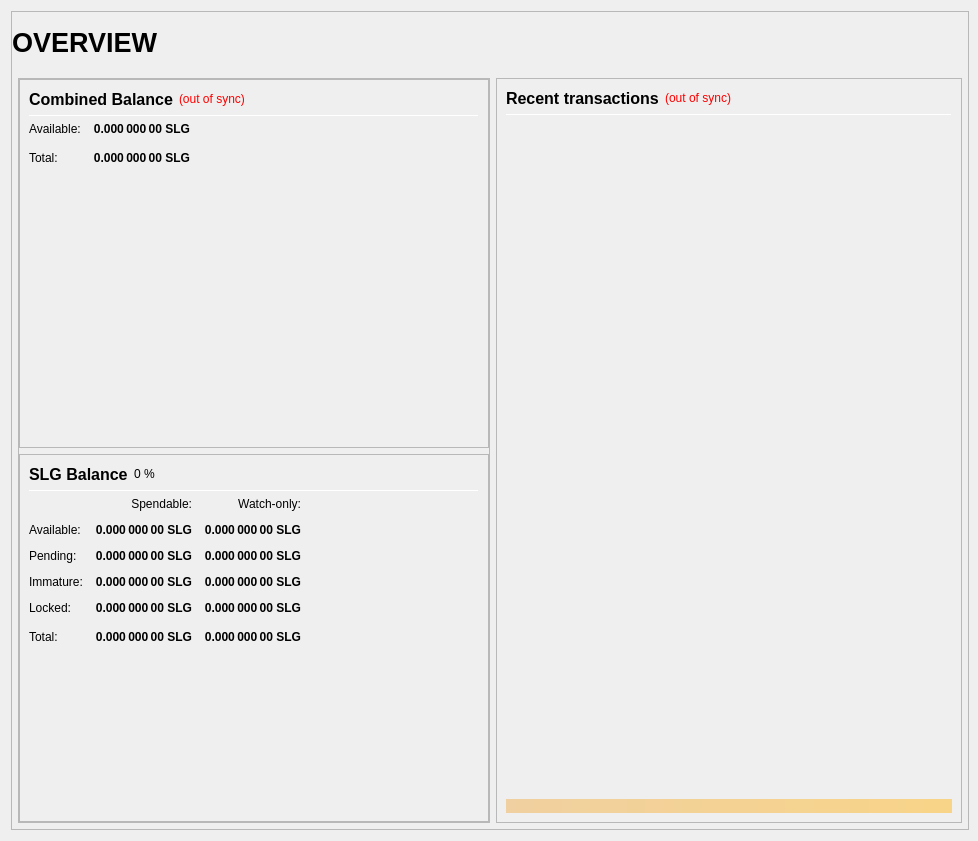
<?xml version="1.0" encoding="UTF-8"?>
<ui version="4.0">
 <class>OverviewPage</class>
 <widget class="QWidget" name="OverviewPage">
  <property name="geometry">
   <rect>
    <x>0</x>
    <y>0</y>
    <width>978</width>
    <height>841</height>
   </rect>
  </property>
  <property name="minimumSize">
   <size>
    <width>960</width>
    <height>682</height>
   </size>
  </property>
  <property name="windowTitle">
   <string>Form</string>
  </property>
  <layout class="QVBoxLayout" name="topLayout" stretch="1">
   <property name="rightMargin">
    <number>9</number>
   </property>
   <item>
    <widget class="QFrame" name="frame_BG">
     <property name="minimumSize">
      <size>
       <width>850</width>
       <height>610</height>
      </size>
     </property>
     <property name="maximumSize">
      <size>
       <width>16777215</width>
       <height>16777215</height>
      </size>
     </property>
     <property name="frameShape">
      <enum>QFrame::StyledPanel</enum>
     </property>
     <property name="frameShadow">
      <enum>QFrame::Raised</enum>
     </property>
     <layout class="QVBoxLayout" name="verticalLayout_3" stretch="1">
      <property name="leftMargin">
       <number>0</number>
      </property>
      <property name="topMargin">
       <number>0</number>
      </property>
      <property name="rightMargin">
       <number>0</number>
      </property>
      <property name="bottomMargin">
       <number>6</number>
      </property>
      <item>
       <layout class="QVBoxLayout" name="verticalLayout_Master" stretch="0,1">
        <property name="leftMargin">
         <number>0</number>
        </property>
        <property name="topMargin">
         <number>0</number>
        </property>
        <property name="rightMargin">
         <number>0</number>
        </property>
        <property name="bottomMargin">
         <number>0</number>
        </property>
        <item>
         <widget class="QFrame" name="frame_Header">
          <layout class="QVBoxLayout" name="verticalLayout_Header" stretch="0">
           <property name="leftMargin">
            <number>0</number>
           </property>
           <property name="topMargin">
            <number>0</number>
           </property>
           <property name="rightMargin">
            <number>0</number>
           </property>
           <property name="bottomMargin">
            <number>0</number>
           </property>
           <item>
            <layout class="QHBoxLayout" name="horizontalLayout_Header" stretch="1,0,1">
             <property name="spacing">
              <number>6</number>
             </property>
             <item>
              <widget class="QLabel" name="labelOverviewHeaderLeft">
               <property name="minimumSize">
                <size>
                 <width>464</width>
                 <height>60</height>
                </size>
               </property>
               <property name="maximumSize">
                <size>
                 <width>16777215</width>
                 <height>60</height>
                </size>
               </property>
               <property name="font">
                <font>
                 <pointsize>20</pointsize>
                 <weight>75</weight>
                 <bold>true</bold>
                </font>
               </property>
               <property name="text">
                <string>OVERVIEW</string>
               </property>
               <property name="alignment">
                <set>Qt::AlignLeading|Qt::AlignLeft|Qt::AlignVCenter</set>
               </property>
              </widget>
             </item>
             <item>
              <spacer name="horizontalSpacer_Header">
               <property name="orientation">
                <enum>Qt::Horizontal</enum>
               </property>
               <property name="sizeHint" stdset="0">
                <size>
                 <width>40</width>
                 <height>20</height>
                </size>
               </property>
              </spacer>
             </item>
             <item>
              <widget class="QLabel" name="labelOverviewHeaderRight">
               <property name="minimumSize">
                <size>
                 <width>464</width>
                 <height>60</height>
                </size>
               </property>
               <property name="maximumSize">
                <size>
                 <width>16777215</width>
                 <height>60</height>
                </size>
               </property>
               <property name="font">
                <font>
                 <pointsize>14</pointsize>
                </font>
               </property>
               <property name="text">
                <string/>
               </property>
               <property name="alignment">
                <set>Qt::AlignRight|Qt::AlignTrailing|Qt::AlignVCenter</set>
               </property>
              </widget>
             </item>
            </layout>
           </item>
          </layout>
         </widget>
        </item>
        <item>
         <widget class="QFrame" name="frame_Content">
          <layout class="QVBoxLayout" name="verticalLayout_Content">
           <property name="leftMargin">
            <number>6</number>
           </property>
           <property name="topMargin">
            <number>0</number>
           </property>
           <property name="rightMargin">
            <number>6</number>
           </property>
           <property name="bottomMargin">
            <number>0</number>
           </property>
           <item>
            <layout class="QHBoxLayout" name="horizontalLayout_Content" stretch="1,1">
             <property name="spacing">
              <number>6</number>
             </property>
             <item>
              <layout class="QVBoxLayout" name="verticalLayout_left" stretch="1">
               <item>
                <widget class="QFrame" name="frameObfuscation">
                 <property name="minimumSize">
                  <size>
                   <width>0</width>
                   <height>0</height>
                  </size>
                 </property>
                 <property name="frameShape">
                  <enum>QFrame::StyledPanel</enum>
                 </property>
                 <property name="frameShadow">
                  <enum>QFrame::Raised</enum>
                 </property>
                 <layout class="QVBoxLayout" name="verticalLayout" stretch="0,0">
                  <property name="leftMargin">
                   <number>0</number>
                  </property>
                  <property name="topMargin">
                   <number>0</number>
                  </property>
                  <property name="rightMargin">
                   <number>0</number>
                  </property>
                  <property name="bottomMargin">
                   <number>0</number>
                  </property>
                  <item>
                   <widget class="QFrame" name="frame_CombinedBalances">
                    <property name="minimumSize">
                     <size>
                      <width>470</width>
                      <height>0</height>
                     </size>
                    </property>
                    <property name="frameShape">
                     <enum>QFrame::StyledPanel</enum>
                    </property>
                    <property name="frameShadow">
                     <enum>QFrame::Raised</enum>
                    </property>
                    <layout class="QVBoxLayout" name="verticalLayout_5">
                     <item>
                      <layout class="QHBoxLayout" name="horizontalLayout_5" stretch="0,0,0">
                       <item>
                        <widget class="QLabel" name="label_5z">
                         <property name="minimumSize">
                          <size>
                           <width>0</width>
                           <height>20</height>
                          </size>
                         </property>
                         <property name="font">
                          <font>
                           <pointsize>12</pointsize>
                           <weight>75</weight>
                           <bold>true</bold>
                          </font>
                         </property>
                         <property name="toolTip">
                          <string>Combined Balance (including unconfirmed and immature coins)</string>
                         </property>
                         <property name="text">
                          <string>Combined Balance</string>
                         </property>
                        </widget>
                       </item>
                       <item>
                        <widget class="QLabel" name="labelWalletStatus">
                         <property name="cursor">
                          <cursorShape>WhatsThisCursor</cursorShape>
                         </property>
                         <property name="toolTip">
                          <string>The displayed information may be out of date. Your wallet automatically synchronizes with the Sterlingcoin network after a connection is established, but this process has not completed yet.</string>
                         </property>
                         <property name="styleSheet">
                          <string notr="true">QLabel { color: red; }</string>
                         </property>
                         <property name="text">
                          <string notr="true">(out of sync)</string>
                         </property>
                         <property name="alignment">
                          <set>Qt::AlignLeading|Qt::AlignLeft|Qt::AlignVCenter</set>
                         </property>
                        </widget>
                       </item>
                       <item>
                        <spacer name="horizontalSpacer_1">
                         <property name="orientation">
                          <enum>Qt::Horizontal</enum>
                         </property>
                         <property name="sizeHint" stdset="0">
                          <size>
                           <width>40</width>
                           <height>20</height>
                          </size>
                         </property>
                        </spacer>
                       </item>
                      </layout>
                     </item>
                     <item>
                      <widget class="Line" name="line_CombinedBalance">
                       <property name="minimumSize">
                        <size>
                         <width>0</width>
                         <height>1</height>
                        </size>
                       </property>
                       <property name="maximumSize">
                        <size>
                         <width>16777215</width>
                         <height>1</height>
                        </size>
                       </property>
                       <property name="orientation">
                        <enum>Qt::Horizontal</enum>
                       </property>
                      </widget>
                     </item>
                     <item>
                      <layout class="QGridLayout" name="gridLayout_3">
                       <property name="spacing">
                        <number>12</number>
                       </property>
                       <item row="1" column="0">
                        <widget class="QLabel" name="labelBalanceTextz">
                         <property name="text">
                          <string>Available:</string>
                         </property>
                        </widget>
                       </item>
                       <item row="1" column="1">
                        <widget class="QLabel" name="labelBalancez">
                         <property name="font">
                          <font>
                           <weight>75</weight>
                           <bold>true</bold>
                          </font>
                         </property>
                         <property name="cursor">
                          <cursorShape>IBeamCursor</cursorShape>
                         </property>
                         <property name="toolTip">
                          <string>Your current spendable balance</string>
                         </property>
                         <property name="text">
                          <string notr="true">0.000 000 00 SLG</string>
                         </property>
                         <property name="alignment">
                          <set>Qt::AlignRight|Qt::AlignTrailing|Qt::AlignVCenter</set>
                         </property>
                         <property name="textInteractionFlags">
                          <set>Qt::LinksAccessibleByMouse|Qt::TextSelectableByKeyboard|Qt::TextSelectableByMouse</set>
                         </property>
                        </widget>
                       </item>
                       <item row="2" column="0">
                        <widget class="QLabel" name="labelTotalTextz">
                         <property name="text">
                          <string>Total:</string>
                         </property>
                        </widget>
                       </item>
                       <item row="2" column="1">
                        <widget class="QLabel" name="labelTotalz">
                         <property name="font">
                          <font>
                           <weight>75</weight>
                           <bold>true</bold>
                          </font>
                         </property>
                         <property name="cursor">
                          <cursorShape>IBeamCursor</cursorShape>
                         </property>
                         <property name="toolTip">
                          <string>Total Balance, including all unavailable coins.</string>
                         </property>
                         <property name="text">
                          <string notr="true">0.000 000 00 SLG</string>
                         </property>
                         <property name="alignment">
                          <set>Qt::AlignRight|Qt::AlignTrailing|Qt::AlignVCenter</set>
                         </property>
                         <property name="textInteractionFlags">
                          <set>Qt::LinksAccessibleByMouse|Qt::TextSelectableByKeyboard|Qt::TextSelectableByMouse</set>
                         </property>
                        </widget>
                       </item>
                       <item row="2" column="3">
                        <spacer name="horizontalSpacer_2">
                         <property name="orientation">
                          <enum>Qt::Horizontal</enum>
                         </property>
                         <property name="sizeHint" stdset="0">
                          <size>
                           <width>40</width>
                           <height>20</height>
                          </size>
                         </property>
                        </spacer>
                       </item>
                      </layout>
                     </item>
                     <item>
                      <spacer name="verticalSpacer_1">
                       <property name="orientation">
                        <enum>Qt::Vertical</enum>
                       </property>
                       <property name="sizeHint" stdset="0">
                        <size>
                         <width>20</width>
                         <height>40</height>
                        </size>
                       </property>
                      </spacer>
                     </item>
                    </layout>
                   </widget>
                  </item>
                  <item>
                   <widget class="QFrame" name="frame_Balances">
                    <property name="frameShape">
                     <enum>QFrame::StyledPanel</enum>
                    </property>
                    <property name="frameShadow">
                     <enum>QFrame::Raised</enum>
                    </property>
                    <layout class="QVBoxLayout" name="verticalLayout_4">
                     <item>
                      <layout class="QHBoxLayout" name="horizontalLayout_4">
                       <item>
                        <widget class="QLabel" name="label_5">
                         <property name="minimumSize">
                          <size>
                           <width>0</width>
                           <height>20</height>
                          </size>
                         </property>
                         <property name="font">
                          <font>
                           <pointsize>12</pointsize>
                           <weight>75</weight>
                           <bold>true</bold>
                          </font>
                         </property>
                         <property name="text">
                          <string>SLG Balance</string>
                         </property>
                        </widget>
                       </item>
                       <item>
                        <widget class="QLabel" name="labelPIVPercent">
                         <property name="text">
                          <string notr="true">0 %</string>
                         </property>
                        </widget>
                       </item>
                       <item>
                        <spacer name="horizontalSpacer_3">
                         <property name="orientation">
                          <enum>Qt::Horizontal</enum>
                         </property>
                         <property name="sizeHint" stdset="0">
                          <size>
                           <width>40</width>
                           <height>20</height>
                          </size>
                         </property>
                        </spacer>
                       </item>
                      </layout>
                     </item>
                     <item>
                      <widget class="Line" name="line_Balance">
                       <property name="minimumSize">
                        <size>
                         <width>0</width>
                         <height>1</height>
                        </size>
                       </property>
                       <property name="maximumSize">
                        <size>
                         <width>16777215</width>
                         <height>1</height>
                        </size>
                       </property>
                       <property name="orientation">
                        <enum>Qt::Horizontal</enum>
                       </property>
                      </widget>
                     </item>
                     <item>
                      <layout class="QGridLayout" name="gridLayout">
                       <property name="spacing">
                        <number>12</number>
                       </property>
                       <item row="0" column="1">
                        <widget class="QLabel" name="labelSpendable">
                         <property name="text">
                          <string>Spendable:</string>
                         </property>
                         <property name="alignment">
                          <set>Qt::AlignRight|Qt::AlignTrailing|Qt::AlignVCenter</set>
                         </property>
                        </widget>
                       </item>
                       <item row="0" column="2">
                        <widget class="QLabel" name="labelWatchonly">
                         <property name="text">
                          <string>Watch-only:</string>
                         </property>
                         <property name="alignment">
                          <set>Qt::AlignRight|Qt::AlignTrailing|Qt::AlignVCenter</set>
                         </property>
                        </widget>
                       </item>
                       <item row="1" column="0">
                        <widget class="QLabel" name="labelBalanceText">
                         <property name="text">
                          <string>Available:</string>
                         </property>
                        </widget>
                       </item>
                       <item row="1" column="1">
                        <widget class="QLabel" name="labelBalance">
                         <property name="font">
                          <font>
                           <weight>75</weight>
                           <bold>true</bold>
                          </font>
                         </property>
                         <property name="cursor">
                          <cursorShape>IBeamCursor</cursorShape>
                         </property>
                         <property name="toolTip">
                          <string>Your current spendable balance</string>
                         </property>
                         <property name="text">
                          <string notr="true">0.000 000 00 SLG</string>
                         </property>
                         <property name="alignment">
                          <set>Qt::AlignRight|Qt::AlignTrailing|Qt::AlignVCenter</set>
                         </property>
                         <property name="textInteractionFlags">
                          <set>Qt::LinksAccessibleByMouse|Qt::TextSelectableByKeyboard|Qt::TextSelectableByMouse</set>
                         </property>
                        </widget>
                       </item>
                       <item row="1" column="2">
                        <widget class="QLabel" name="labelWatchAvailable">
                         <property name="font">
                          <font>
                           <weight>75</weight>
                           <bold>true</bold>
                          </font>
                         </property>
                         <property name="cursor">
                          <cursorShape>IBeamCursor</cursorShape>
                         </property>
                         <property name="toolTip">
                          <string>Your current balance in watch-only addresses</string>
                         </property>
                         <property name="text">
                          <string notr="true">0.000 000 00 SLG</string>
                         </property>
                         <property name="alignment">
                          <set>Qt::AlignRight|Qt::AlignTrailing|Qt::AlignVCenter</set>
                         </property>
                         <property name="textInteractionFlags">
                          <set>Qt::LinksAccessibleByMouse|Qt::TextSelectableByKeyboard|Qt::TextSelectableByMouse</set>
                         </property>
                        </widget>
                       </item>
                       <item row="2" column="0">
                        <widget class="QLabel" name="labelPendingText">
                         <property name="text">
                          <string>Pending:</string>
                         </property>
                        </widget>
                       </item>
                       <item row="2" column="1">
                        <widget class="QLabel" name="labelUnconfirmed">
                         <property name="font">
                          <font>
                           <weight>75</weight>
                           <bold>true</bold>
                          </font>
                         </property>
                         <property name="cursor">
                          <cursorShape>IBeamCursor</cursorShape>
                         </property>
                         <property name="toolTip">
                          <string>Total of transactions that have yet to be confirmed, and do not yet count toward the spendable balance</string>
                         </property>
                         <property name="text">
                          <string notr="true">0.000 000 00 SLG</string>
                         </property>
                         <property name="alignment">
                          <set>Qt::AlignRight|Qt::AlignTrailing|Qt::AlignVCenter</set>
                         </property>
                         <property name="textInteractionFlags">
                          <set>Qt::LinksAccessibleByMouse|Qt::TextSelectableByKeyboard|Qt::TextSelectableByMouse</set>
                         </property>
                        </widget>
                       </item>
                       <item row="2" column="2">
                        <widget class="QLabel" name="labelWatchPending">
                         <property name="font">
                          <font>
                           <weight>75</weight>
                           <bold>true</bold>
                          </font>
                         </property>
                         <property name="cursor">
                          <cursorShape>IBeamCursor</cursorShape>
                         </property>
                         <property name="toolTip">
                          <string>Unconfirmed transactions to watch-only addresses</string>
                         </property>
                         <property name="text">
                          <string notr="true">0.000 000 00 SLG</string>
                         </property>
                         <property name="alignment">
                          <set>Qt::AlignRight|Qt::AlignTrailing|Qt::AlignVCenter</set>
                         </property>
                         <property name="textInteractionFlags">
                          <set>Qt::LinksAccessibleByMouse|Qt::TextSelectableByKeyboard|Qt::TextSelectableByMouse</set>
                         </property>
                        </widget>
                       </item>
                       <item row="3" column="0">
                        <widget class="QLabel" name="labelImmatureText">
                         <property name="text">
                          <string>Immature:</string>
                         </property>
                        </widget>
                       </item>
                       <item row="3" column="1">
                        <widget class="QLabel" name="labelImmature">
                         <property name="font">
                          <font>
                           <weight>75</weight>
                           <bold>true</bold>
                          </font>
                         </property>
                         <property name="cursor">
                          <cursorShape>IBeamCursor</cursorShape>
                         </property>
                         <property name="toolTip">
                          <string>Staked or masternode rewards that has not yet matured</string>
                         </property>
                         <property name="text">
                          <string notr="true">0.000 000 00 SLG</string>
                         </property>
                         <property name="alignment">
                          <set>Qt::AlignRight|Qt::AlignTrailing|Qt::AlignVCenter</set>
                         </property>
                         <property name="textInteractionFlags">
                          <set>Qt::LinksAccessibleByMouse|Qt::TextSelectableByKeyboard|Qt::TextSelectableByMouse</set>
                         </property>
                        </widget>
                       </item>
                       <item row="3" column="2">
                        <widget class="QLabel" name="labelWatchImmature">
                         <property name="font">
                          <font>
                           <weight>75</weight>
                           <bold>true</bold>
                          </font>
                         </property>
                         <property name="cursor">
                          <cursorShape>IBeamCursor</cursorShape>
                         </property>
                         <property name="toolTip">
                          <string>Staked or masternode rewards in watch-only addresses that has not yet matured</string>
                         </property>
                         <property name="text">
                          <string notr="true">0.000 000 00 SLG</string>
                         </property>
                         <property name="alignment">
                          <set>Qt::AlignRight|Qt::AlignTrailing|Qt::AlignVCenter</set>
                         </property>
                         <property name="textInteractionFlags">
                          <set>Qt::LinksAccessibleByMouse|Qt::TextSelectableByKeyboard|Qt::TextSelectableByMouse</set>
                         </property>
                        </widget>
                       </item>
                       <item row="4" column="0">
                        <widget class="QLabel" name="labelLockedBalanceText">
                         <property name="toolTip">
                          <string>Locked SLG or Masternode collaterals. These are excluded from zSLG minting.</string>
                         </property>
                         <property name="text">
                          <string>Locked:</string>
                         </property>
                        </widget>
                       </item>
                       <item row="4" column="1">
                        <widget class="QLabel" name="labelLockedBalance">
                         <property name="font">
                          <font>
                           <weight>75</weight>
                           <bold>true</bold>
                          </font>
                         </property>
                         <property name="cursor">
                          <cursorShape>IBeamCursor</cursorShape>
                         </property>
                         <property name="toolTip">
                          <string>Locked SLG or Masternode collaterals. These are excluded from zSLG minting.</string>
                         </property>
                         <property name="text">
                          <string notr="true">0.000 000 00 SLG</string>
                         </property>
                         <property name="alignment">
                          <set>Qt::AlignRight|Qt::AlignTrailing|Qt::AlignVCenter</set>
                         </property>
                         <property name="textInteractionFlags">
                          <set>Qt::LinksAccessibleByMouse|Qt::TextSelectableByKeyboard|Qt::TextSelectableByMouse</set>
                         </property>
                        </widget>
                       </item>
                       <item row="4" column="2">
                        <widget class="QLabel" name="labelWatchLocked">
                         <property name="font">
                          <font>
                           <weight>75</weight>
                           <bold>true</bold>
                          </font>
                         </property>
                         <property name="cursor">
                          <cursorShape>IBeamCursor</cursorShape>
                         </property>
                         <property name="toolTip">
                          <string>Current locked balance in watch-only addresses</string>
                         </property>
                         <property name="text">
                          <string notr="true">0.000 000 00 SLG</string>
                         </property>
                         <property name="alignment">
                          <set>Qt::AlignRight|Qt::AlignTrailing|Qt::AlignVCenter</set>
                         </property>
                         <property name="textInteractionFlags">
                          <set>Qt::LinksAccessibleByMouse|Qt::TextSelectableByKeyboard|Qt::TextSelectableByMouse</set>
                         </property>
                        </widget>
                       </item>
                       <item row="5" column="0">
                        <widget class="QLabel" name="labelTotalText">
                         <property name="toolTip">
                          <string>Your current balance, unconfirmed and immature transactions included</string>
                         </property>
                         <property name="text">
                          <string>Total:</string>
                         </property>
                        </widget>
                       </item>
                       <item row="5" column="1">
                        <widget class="QLabel" name="labelTotal">
                         <property name="font">
                          <font>
                           <weight>75</weight>
                           <bold>true</bold>
                          </font>
                         </property>
                         <property name="cursor">
                          <cursorShape>IBeamCursor</cursorShape>
                         </property>
                         <property name="toolTip">
                          <string>Your current balance, unconfirmed and immature transactions included</string>
                         </property>
                         <property name="text">
                          <string notr="true">0.000 000 00 SLG</string>
                         </property>
                         <property name="alignment">
                          <set>Qt::AlignRight|Qt::AlignTrailing|Qt::AlignVCenter</set>
                         </property>
                         <property name="textInteractionFlags">
                          <set>Qt::LinksAccessibleByMouse|Qt::TextSelectableByKeyboard|Qt::TextSelectableByMouse</set>
                         </property>
                        </widget>
                       </item>
                       <item row="5" column="2">
                        <widget class="QLabel" name="labelWatchTotal">
                         <property name="font">
                          <font>
                           <weight>75</weight>
                           <bold>true</bold>
                          </font>
                         </property>
                         <property name="cursor">
                          <cursorShape>IBeamCursor</cursorShape>
                         </property>
                         <property name="toolTip">
                          <string>Current total balance in watch-only addresses</string>
                         </property>
                         <property name="text">
                          <string notr="true">0.000 000 00 SLG</string>
                         </property>
                         <property name="alignment">
                          <set>Qt::AlignRight|Qt::AlignTrailing|Qt::AlignVCenter</set>
                         </property>
                         <property name="textInteractionFlags">
                          <set>Qt::LinksAccessibleByMouse|Qt::TextSelectableByKeyboard|Qt::TextSelectableByMouse</set>
                         </property>
                        </widget>
                       </item>
                       <item row="5" column="3">
                        <spacer name="horizontalSpacer_9">
                         <property name="orientation">
                          <enum>Qt::Horizontal</enum>
                         </property>
                         <property name="sizeHint" stdset="0">
                          <size>
                           <width>40</width>
                           <height>20</height>
                          </size>
                         </property>
                        </spacer>
                       </item>
                      </layout>
                     </item>
                     <item>
                      <spacer name="verticalSpacer_3">
                       <property name="orientation">
                        <enum>Qt::Vertical</enum>
                       </property>
                       <property name="sizeHint" stdset="0">
                        <size>
                         <width>20</width>
                         <height>40</height>
                        </size>
                       </property>
                      </spacer>
                     </item>
                    </layout>
                   </widget>
                  </item>
                 </layout>
                </widget>
               </item>
              </layout>
             </item>
             <item>
              <layout class="QVBoxLayout" name="verticalLayout_right" stretch="1">
               <item>
                <widget class="QFrame" name="frame_RecentTransactions">
                 <property name="minimumSize">
                  <size>
                   <width>0</width>
                   <height>0</height>
                  </size>
                 </property>
                 <property name="frameShape">
                  <enum>QFrame::StyledPanel</enum>
                 </property>
                 <property name="frameShadow">
                  <enum>QFrame::Raised</enum>
                 </property>
                 <layout class="QVBoxLayout" name="verticalLayout_1" stretch="0,0,0,0,0">
                  <item>
                   <layout class="QHBoxLayout" name="horizontalLayout_2">
                    <item>
                     <widget class="QLabel" name="label_4">
                      <property name="minimumSize">
                       <size>
                        <width>0</width>
                        <height>20</height>
                       </size>
                      </property>
                      <property name="font">
                       <font>
                        <pointsize>12</pointsize>
                        <weight>75</weight>
                        <bold>true</bold>
                       </font>
                      </property>
                      <property name="text">
                       <string>Recent transactions</string>
                      </property>
                     </widget>
                    </item>
                    <item>
                     <widget class="QLabel" name="labelTransactionsStatus">
                      <property name="cursor">
                       <cursorShape>WhatsThisCursor</cursorShape>
                      </property>
                      <property name="toolTip">
                       <string>The displayed information may be out of date. Your wallet automatically synchronizes with the Sterlingcoin network after a connection is established, but this process has not completed yet.</string>
                      </property>
                      <property name="styleSheet">
                       <string notr="true">QLabel { color: red; }</string>
                      </property>
                      <property name="text">
                       <string notr="true">(out of sync)</string>
                      </property>
                      <property name="alignment">
                       <set>Qt::AlignRight|Qt::AlignTrailing|Qt::AlignVCenter</set>
                      </property>
                     </widget>
                    </item>
                    <item>
                     <spacer name="horizontalSpacer">
                      <property name="orientation">
                       <enum>Qt::Horizontal</enum>
                      </property>
                      <property name="sizeHint" stdset="0">
                       <size>
                        <width>40</width>
                        <height>20</height>
                       </size>
                      </property>
                     </spacer>
                    </item>
                   </layout>
                  </item>
                  <item>
                   <widget class="Line" name="line">
                    <property name="minimumSize">
                     <size>
                      <width>0</width>
                      <height>1</height>
                     </size>
                    </property>
                    <property name="maximumSize">
                     <size>
                      <width>16777215</width>
                      <height>1</height>
                     </size>
                    </property>
                    <property name="orientation">
                     <enum>Qt::Horizontal</enum>
                    </property>
                   </widget>
                  </item>
                  <item>
                   <widget class="QListView" name="listTransactions">
                    <property name="minimumSize">
                     <size>
                      <width>0</width>
                      <height>0</height>
                     </size>
                    </property>
                    <property name="styleSheet">
                     <string notr="true">QListView { background: transparent; }</string>
                    </property>
                    <property name="frameShape">
                     <enum>QFrame::NoFrame</enum>
                    </property>
                    <property name="verticalScrollBarPolicy">
                     <enum>Qt::ScrollBarAlwaysOff</enum>
                    </property>
                    <property name="horizontalScrollBarPolicy">
                     <enum>Qt::ScrollBarAlwaysOff</enum>
                    </property>
                    <property name="selectionMode">
                     <enum>QAbstractItemView::NoSelection</enum>
                    </property>
                   </widget>
                  </item>
                  <item>
                   <spacer name="verticalSpacer_2">
                    <property name="orientation">
                     <enum>Qt::Vertical</enum>
                    </property>
                    <property name="sizeType">
                     <enum>QSizePolicy::Expanding</enum>
                    </property>
                    <property name="sizeHint" stdset="0">
                     <size>
                      <width>20</width>
                      <height>40</height>
                     </size>
                    </property>
                   </spacer>
                  </item>
                  <item>
                   <widget class="QLabel" name="labelAlerts">
                    <property name="maximumSize">
                     <size>
                      <width>16777215</width>
                      <height>16777215</height>
                     </size>
                    </property>
                    <property name="styleSheet">
                     <string notr="true">background-color: qlineargradient(x1: 0, y1: 0, x2: 1, y2: 0, stop:0 #F0D0A0, stop:1 #F8D488); color:#000000;</string>
                    </property>
                    <property name="text">
                     <string/>
                    </property>
                    <property name="wordWrap">
                     <bool>true</bool>
                    </property>
                    <property name="margin">
                     <number>3</number>
                    </property>
                   </widget>
                  </item>
                 </layout>
                </widget>
               </item>
              </layout>
             </item>
            </layout>
           </item>
          </layout>
         </widget>
        </item>
       </layout>
      </item>
     </layout>
    </widget>
   </item>
  </layout>
 </widget>
 <resources/>
 <connections/>
</ui>
